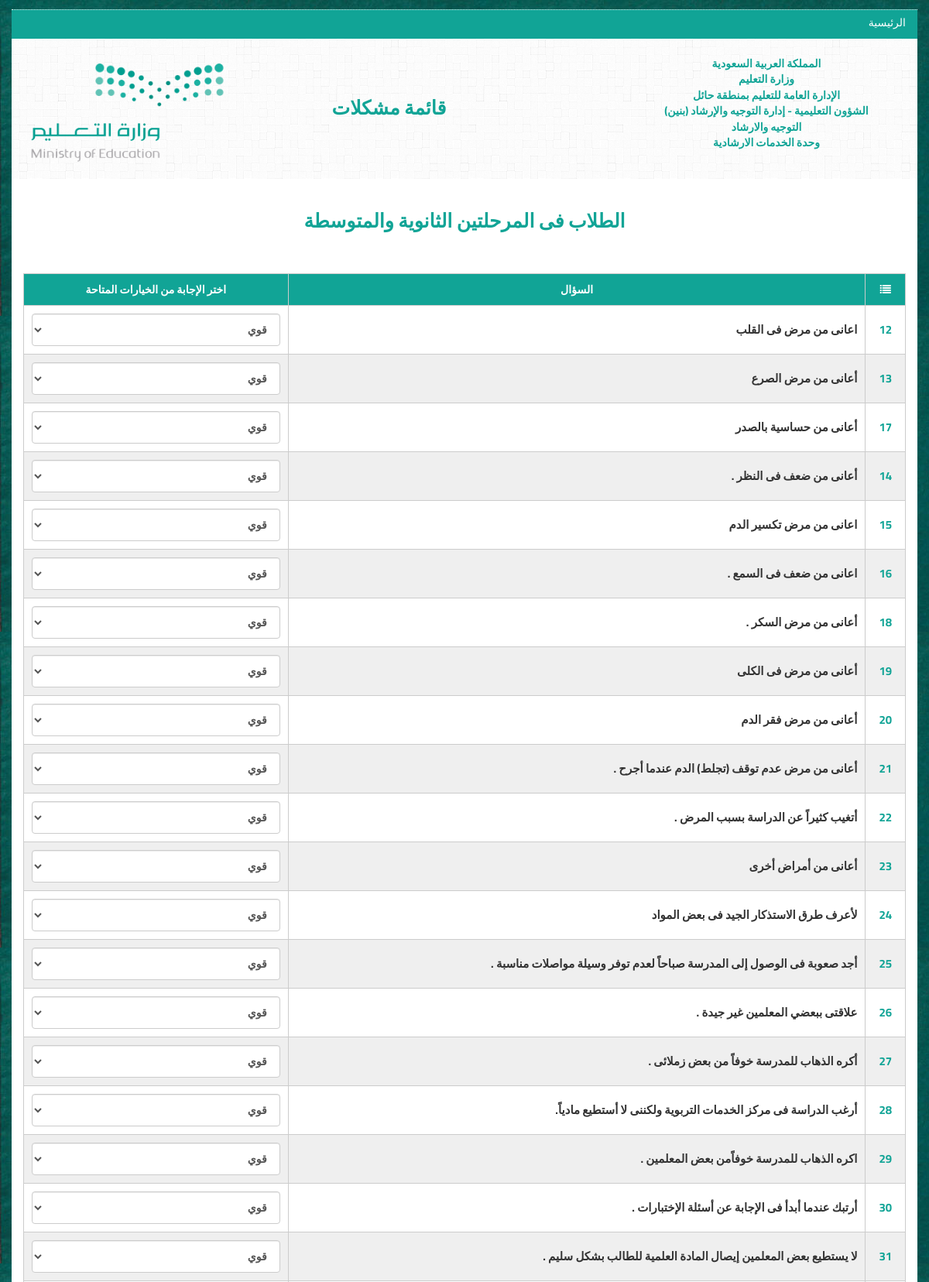
Page /index.php/web/quiz (upper part) on the committed database.
### tables this page shows
CREATE TABLE IF NOT EXISTS `questions` (
  `questation_id_pk` int(11) NOT NULL,
  `questation_title` varchar(255) NOT NULL
);

### application/views/index.php (called while the page is built, shortened)
<?php
$ci =& get_instance();
$fecontroller=strtolower($ci->router->fetch_class());
if ($fecontroller=="web"){
    $this->load->view("fe/require/header");
    $this->load->view($content);
}else{
    $this->load->view("bc/require/header");
    $this->load->view($content);
    $this->load->view("bc/require/footer");
}

### application/controllers/Web.php (called while the page is built, shortened)
<?php
class Web extends CI_Controller {
    public function quiz(){
        $data["content"]="fe/quiz";
        $this->load->view('index',$data);
     }
}

### index.php (called while the page is built, shortened)
<?php
require_once BASEPATH.'core/CodeIgniter.php';

### application/helpers/utility_helper.php (called while the page is built, shortened)
<?php
   function selectrecords($coulmn,$table,$where=array(),$order=false,$ordertype=false,$jointable=false,$joincondition=false,$groupby=false,$resultarray=false){
       $CI =& get_instance();
       $CI->db->select($coulmn)->from($table);
       if (is_array($where)){
           $CI->db->where($where);
       }
      return $CI->db->get()->result();
   }

### application/views/fe/quiz.php (the view, shortened to what this page needs)
<div class="col-xs-12 r-nav r-xs">
    <div class="col-sm-4 col-xs-6  r-xs">
        <h3 class="text-center"> المملكة العربية السعودية </h3>
        <h3 class="text-center"> وزارة التعليم</h3>
        <h3 class="text-center">الإدارة العامة للتعليم بمنطقة حائل</h3>
        <h3 class="text-center"> الشؤون التعليمية - إدارة التوجيه والإرشاد (بنين) </h3>
        <h3 class="text-center"> التوجيه والارشاد</h3>
        <h3 class="text-center"> وحدة الخدمات الارشادية</h3>
    </div>
    <div class="col-md-1 hidden-xs"></div>
    <div class="col-sm-4 hidden-xs r-header">
        <h3 class="text-center"> قائمة مشكلات </h3>
    </div>
    <div class="col-sm-3 col-xs-6">
        <img src="<?php echo base_url("public/fe/img/logo.png")?>" alt="" class="center-block">
    </div>
</div>
<div class="col-xs-12 r-header1">
    <h3 class="text-center">  الطلاب فى المرحلتين الثانوية والمتوسطة </h3>
</div>
<div class="col-xs-12 ">
    <?php echo form_open("web/quiz/")?>
    <div class="col-xs-12 r-table-1 r-xs">
        <table style="width: 100%;">
            <thead>
            <tr>
                <th><i class="fa fa-list" aria-hidden="true"></i></th>
                <th>السؤال</th>
                <th width="30%" colspan="4">اختر الإجابة من الخيارات المتاحة</th>
            </tr>
            </thead>
            <tbody>
            <?php foreach (selectrecords("*","questions",array("questation_id_pk>"=>"11","questation_id_pk<"=>"103"),'','','',"") as $value):?>
                <tr>
                    <td class="r-num"> <?php echo $value->questation_id_pk?> </td>
                    <td class="text-left"> <?php echo $value->questation_title?> </td>
                    <td  >
                        <select style="height: 2%" required oninvalid="this.setCustomValidity('يجب اختيار احد الإجابات')" oninput="setCustomValidity('')" name="answer_id_fk<?echo $value->questation_id_pk?>" class="form-control" >
                                <option value="1">قوي</option>
                        </select>
                    </td>
                </tr>
            <?php endforeach;?>
            </tbody>
        </table>
    </div>
</div>

### public/fe/css/style.css (style rules this page uses)
body { font-family: 'Cairo', sans-serif; }
.r-xs { padding: 0; }
.r-estbian img { width: 100%; height: auto; }
.r-nav { background-image: url(../img/2.png); padding-top: 25px; padding-bottom: 15px; }
.r-nav h3 { font-size: 14px; margin: 0px 0 5px; color: #11a496; font-weight: bold; }
.r-header h3 { color: #11a496; font-size: 25px; margin-top: 50px; font-weight: bold; }
.r-header1 h3 { color: #11a496; font-size: 25px; font-weight: bold; margin-top: 40px; }
.r-table-1 { margin-top: 45px; overflow-x: auto; }
.r-table-1 table { border-collapse: collapse; width: 100%; }
.r-table-1 th { border: 1px solid #ccc; text-align: center; padding: 10px; }
.r-table-1 td { border: 1px solid #ccc; padding: 10px; font-weight: bold; font-size: 15px; }
.r-table-1 tr:nth-child(even) { background-color: #efefef; }
.r-table-1 thead th { background-color: #11a496; color: #fff; }
.r-num { color: #11a496; font-weight: bold; text-align: center; }

### rows in the picture
questions: questation_id_pk "12", questation_title "اعانى من مرض فى القلب", questation_id_pk "قوي"
questions: questation_id_pk "13", questation_title "أعانى من مرض الصرع", questation_id_pk "قوي"
questions: questation_id_pk "17", questation_title "أعانى من حساسية بالصدر", questation_id_pk "قوي"
questions: questation_id_pk "14", questation_title "أعانى من ضعف فى النظر .", questation_id_pk "قوي"
questions: questation_id_pk "15", questation_title "اعانى من مرض تكسير الدم", questation_id_pk "قوي"
questions: questation_id_pk "16", questation_title "اعانى من ضعف فى السمع .", questation_id_pk "قوي"
questions: questation_id_pk "18", questation_title "أعانى من مرض السكر .", questation_id_pk "قوي"
questions: questation_id_pk "19", questation_title "أعانى من مرض فى الكلى", questation_id_pk "قوي"
questions: questation_id_pk "20", questation_title "أعانى من مرض فقر الدم", questation_id_pk "قوي"
questions: questation_id_pk "21", questation_title "أعانى من مرض عدم توقف (تجلط) الدم عندما أجرح .", questation_id_pk "قوي"
questions: questation_id_pk "22", questation_title "أتغيب كثيراً عن الدراسة بسبب المرض .", questation_id_pk "قوي"
questions: questation_id_pk "23", questation_title "أعانى من أمراض أخرى", questation_id_pk "قوي"
questions: questation_id_pk "24", questation_title "لأعرف طرق الاستذكار الجيد فى بعض المواد", questation_id_pk "قوي"
questions: questation_id_pk "25", questation_title "أجد صعوبة فى الوصول إلى المدرسة صباحاً لعدم توفر وسيلة مواصلات مناسبة .", questation_id_pk "قوي"
questions: questation_id_pk "26", questation_title "علاقتى ببعضي المعلمين غير جيدة .", questation_id_pk "قوي"
questions: questation_id_pk "27", questation_title "أكره الذهاب للمدرسة خوفاً من بعض زملائى .", questation_id_pk "قوي"
questions: questation_id_pk "28", questation_title "أرغب الدراسة فى مركز الخدمات التربوية ولكننى لا أستطيع مادياً.", questation_id_pk "قوي"
questions: questation_id_pk "29", questation_title "اكره الذهاب للمدرسة خوفاًمن بعض المعلمين .", questation_id_pk "قوي"
questions: questation_id_pk "30", questation_title "أرتبك عندما أبدأ فى الإجابة عن أسئلة الإختبارات .", questation_id_pk "قوي"
questions: questation_id_pk "31", questation_title "لا يستطيع بعض المعلمين إيصال المادة العلمية للطالب بشكل سليم .", questation_id_pk "قوي"
